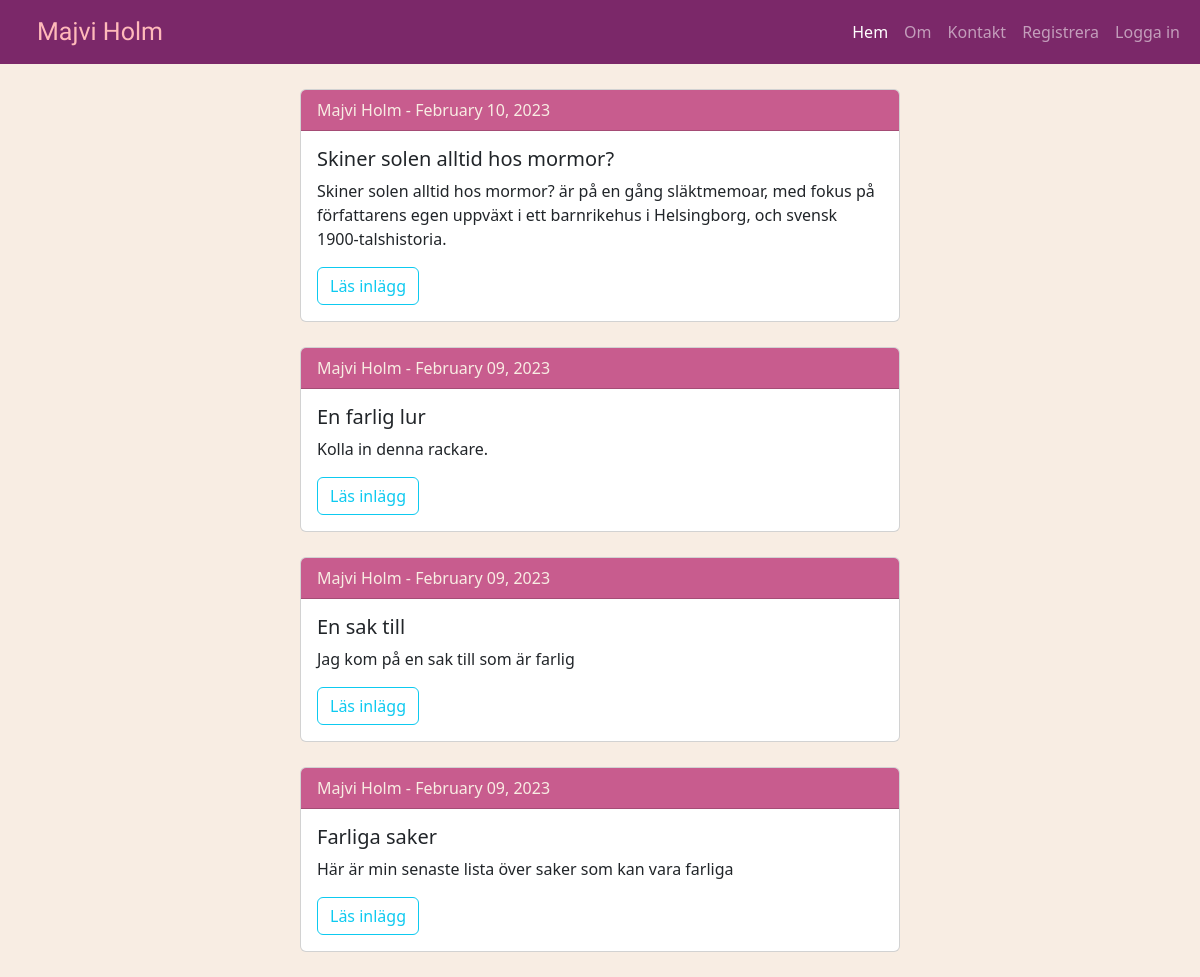
The page / on the database its author committed.
### main.py (models this page shows)
class BlogPost(db.Model):
    __tablename__ = "blog_posts"
    id = db.Column(db.Integer, primary_key=True)
    title = db.Column(db.String(250), unique=True, nullable=False)
    subtitle = db.Column(db.String(250), nullable=False)
    date = db.Column(db.String(250), nullable=False)
    body = db.Column(db.Text, nullable=False)
    img_url = db.Column(db.String(250), nullable=False)
    author_id = db.Column(db.Integer, db.ForeignKey("users.id"))
    author = relationship("User", back_populates="posts")
    comments = relationship("Comment", back_populates="parent_post")

class User(UserMixin, db.Model):
    __tablename__ = "users"
    id = db.Column(db.Integer, primary_key=True)
    email = db.Column(db.String(100), unique=True)
    password = db.Column(db.String(100))
    name = db.Column(db.String(1000))
    posts = relationship("BlogPost", back_populates="author")
    comments = relationship("Comment", back_populates="comment_author")

### main.py (the view)
@app.route("/")
def home():
    user = None
    if current_user.is_authenticated:
        user = current_user
    posts = BlogPost.query.all()
    return render_template("index.html", posts=posts, user=user, logged_in=current_user.is_authenticated)

### templates/index.html (shortened to what this page needs)
{% extends "layout.html" %}
{% block contents %}
{% for i in posts|reverse: %}
<div class="card">
  <div class="card-header">
    {{i.author.name}} - {{i.date}}
  </div>
  <div class="card-body">
    <h5 class="card-title">{{ i.title }}</h5>
    <p class="card-text">{{i.subtitle}}</p>
    <a href="{{ url_for('show_post', post_id=i.id) }}" class="btn btn-outline-info">Läs inlägg</a>
  </div>
</div>
{% endfor %}
{% endblock contents %}

### static/main.css (style rules this page uses)
body { background-color: #F8EDE3; }
.card-header { background-color: #C85C8E; color: #F8EDE3; }
.card { width: 600px; margin: 25px auto 25px; }

### rows shown on the page
BlogPost: author.name "Majvi Holm", date "February 10, 2023", title "Skiner solen alltid hos mormor?", subtitle "Skiner solen alltid hos mormor? är på en gång släktmemoar, med fokus på författarens egen uppväxt i ett barnrikehus i Helsingborg, och svensk 1900-talshistoria."
BlogPost: author.name "Majvi Holm", date "February 09, 2023", title "En farlig lur", subtitle "Kolla in denna rackare."
BlogPost: author.name "Majvi Holm", date "February 09, 2023", title "En sak till", subtitle "Jag kom på en sak till som är farlig"
BlogPost: author.name "Majvi Holm", date "February 09, 2023", title "Farliga saker", subtitle "Här är min senaste lista över saker som kan vara farliga"
